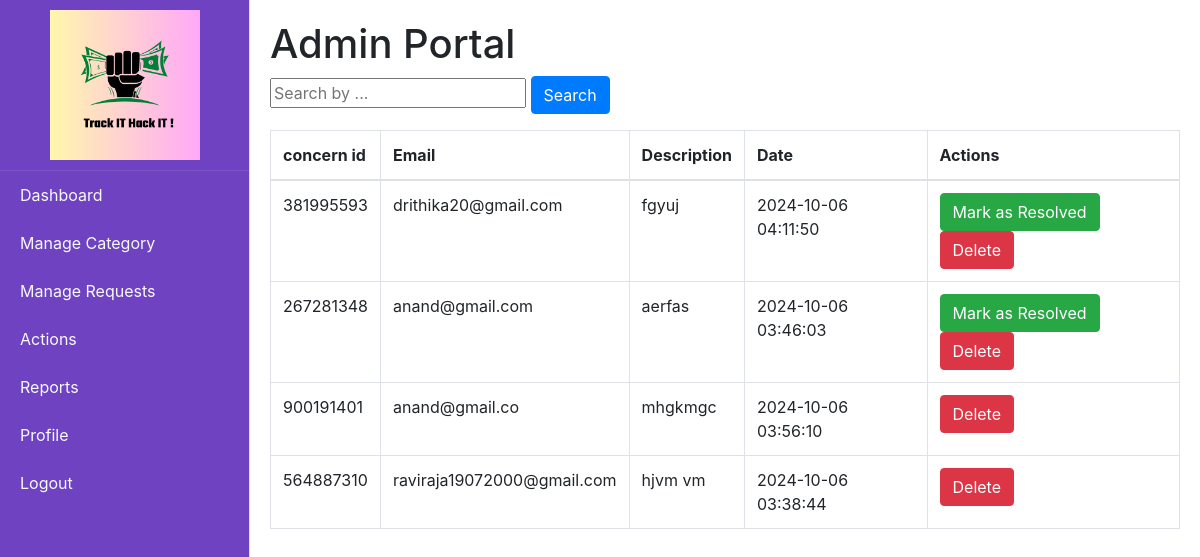
The app's page /admin_request (signed in) with its own data.
### tables this page shows
CREATE TABLE concerns (id INTEGER PRIMARY KEY AUTOINCREMENT, user_id INTEGER, email TEXT NOT NULL, concern TEXT NOT NULL, timestamp DATETIME DEFAULT CURRENT_TIMESTAMP, consern_id TEXT, resolved INTEGER DEFAULT (0));

### app.py (the view)
@app.route('/admin_request', methods=['GET', 'POST'])
@login_required  # Assuming only logged-in users can access this
def admin_request():
    search_query = request.args.get('search_query', '')  # Fetch search query
    sort_by_date = request.args.get('sort_by_date', 'desc')  # Sort by date (default descending)
    query = '''
        SELECT id, email, concern, timestamp, resolved, consern_id
        FROM concerns
        WHERE  (concern LIKE ? OR email LIKE ? OR consern_id LIKE ?)
        ORDER BY resolved asc, timestamp {}'''.format(sort_by_date)
    search_query_param = f'%{search_query}%'  # Search pattern for query
    unresolved_requests = query_db(query, [search_query_param, search_query_param,search_query_param])
    return render_template('admin_request.html', requests=unresolved_requests)

### app.py (called while the page is built)
@login_manager.user_loader
def load_user(user_id):
    return get_user_by_id(user_id)

@app.after_request
def after_request(response):
    response.headers["Cache-Control"] = "no-cache, no-store, must-revalidate"
    return response

@app.context_processor
def inject_unread_notifications():
    if current_user.is_authenticated:
        unread_count = query_db('''
            SELECT COUNT(*)
            FROM notifications
            WHERE user_id = ? AND is_read = 0
        ''', [current_user.id], one=True)
        return dict(unread_count=unread_count[0] if unread_count else 0)
    return dict(unread_count=0)

### database.py (called while the page is built)
def get_db():
    return sqlite3.connect(DATABASE)

def query_db(query, args=(), one=False):
    cur = get_db().execute(query, args)
    rv = cur.fetchall()
    cur.close()
    return (rv[0] if rv else None) if one else rv

def get_user_by_id(user_id):
    conn = sqlite3.connect(DATABASE)
    cursor = conn.cursor()
    cursor.execute('SELECT * FROM users WHERE id = ?', (user_id,))
    user = cursor.fetchone()
    conn.close()
    if user:
        return User(id=user[0], username=user[1], email=user[2], password=user[3])
    return None

### templates/admin_request.html
{% extends "admin_home.html" %}
{% block content %}
<h1>Admin Portal</h1>
<form method="GET" action="{{ url_for('admin_request') }}" class="mb-3">
    <input type="text" name="search_query" placeholder="Search by ..." value="{{ request.args.get('search_query', '') }}">
    <button type="submit" class="btn btn-primary">Search</button>
</form>
<table class="table table-bordered">
    <thead>
        <tr>
            <th> concern id </th>
            <th>Email</th>
            <th>Description</th>
            <th>Date</th>
            <th>Actions</th>
        </tr>
    </thead>
    <tbody>
    {% for request in requests %}
        <tr>
             <td> {{request[5]}}</td>
            <td>{{ request[1] }}</td>
            <td>{{ request[2] }}</td>
            <td>{{ request[3]}}</td>
            <td>
            {%if request[4]==0 %}
                <form method="POST" action="{{ url_for('resolve_request', request_id=request[0]) }}" style="display:inline;">
                    <button type="submit" class="btn btn-success">Mark as Resolved</button>
                </form>
            {% endif %}
                <form method="POST" action="{{ url_for('delete_request', request_id=request[0]) }}" style="display:inline;">
                    <button type="submit" class="btn btn-danger">Delete</button>
                </form>
            </td>
        </tr>
    {% else %}
        <tr><td colspan="4">No requests found</td></tr>
    {% endfor %}
    </tbody>
</table>
{% endblock %}

### records on screen
concerns: consern "381995593", email "drithika20@gmail.com", concern "fgyuj", timestamp "2024-10-06 04:11:50"
concerns: consern "267281348", email "anand@gmail.com", concern "aerfas", timestamp "2024-10-06 03:46:03"
concerns: consern "900191401", email "anand@gmail.co", concern "mhgkmgc", timestamp "2024-10-06 03:56:10"
concerns: consern "564887310", email "raviraja19072000@gmail.com", concern "hjvm vm", timestamp "2024-10-06 03:38:44"
